Frame 1 (no input): blank canvas, image omitted
Frame 60 (the mouse pressed at the canvas centre just before this capture): blank canvas, image omitted
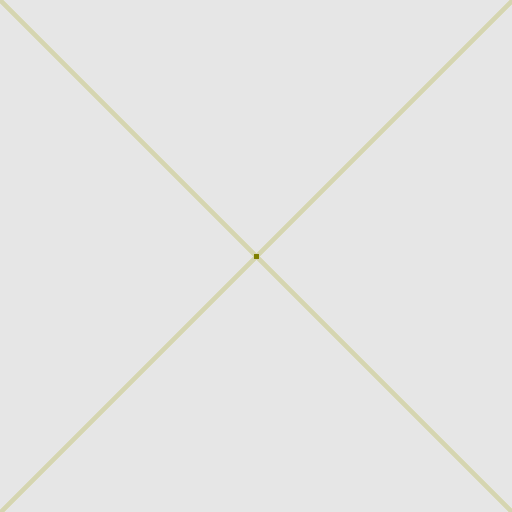
Frame 120 (the mouse held since frame 60 and released just before this capture)

The Processing sketch whose frames 1 and 60 were blank and that drew this single picture after the mouse press (run headless with seeded random() and noise(); from frame 60 on, the mouse is pressed at the canvas centre):

// Processing sketch: interaction1
// ── interaction1.pde
void setup() {
    size(512, 512);
}

void draw() {
    noStroke();
    fill(255, 5); //set fill to very transparent white
    rect(0, 0, width, height); 

    strokeWeight(5);
    stroke(map(mouseX, 0, width, 0, 255), map(mouseY, 0, width, 0, 255), 0);
    int x1 = mouseX;
    int y1 = mouseY;
    int x2 = pmouseX;
    int y2 = pmouseY;

    line(x1, y1, x2, y2);
    line(width - x1, y1, width - x2, y2);
    line(width - x1, height -y1, width - x2, height - y2);
    line(x1, height - y1, x2, height - y2);
}
